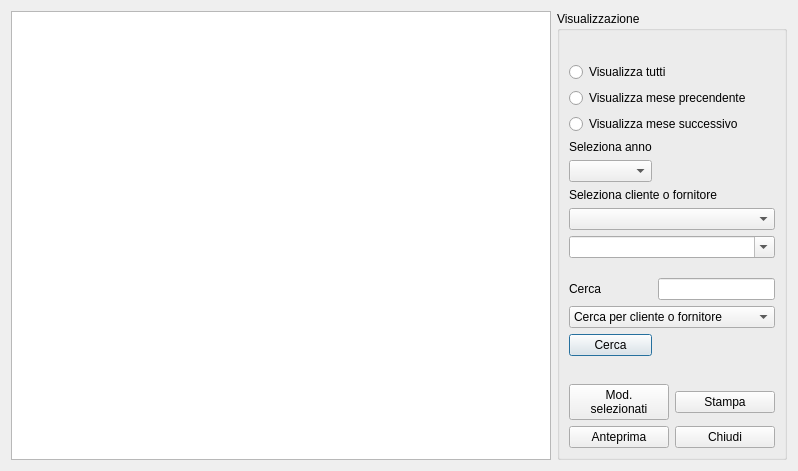
<?xml version="1.0" encoding="UTF-8"?>
<ui version="4.0">
 <class>distinta_riba</class>
 <widget class="QDialog" name="distinta_riba">
  <property name="geometry">
   <rect>
    <x>0</x>
    <y>0</y>
    <width>798</width>
    <height>471</height>
   </rect>
  </property>
  <property name="windowTitle">
   <string>Dialog</string>
  </property>
  <layout class="QGridLayout" name="gridLayout_4">
   <item row="0" column="1">
    <widget class="QGroupBox" name="groupBox_2">
     <property name="sizePolicy">
      <sizepolicy hsizetype="Fixed" vsizetype="Preferred">
       <horstretch>0</horstretch>
       <verstretch>0</verstretch>
      </sizepolicy>
     </property>
     <property name="minimumSize">
      <size>
       <width>230</width>
       <height>0</height>
      </size>
     </property>
     <property name="maximumSize">
      <size>
       <width>230</width>
       <height>16777215</height>
      </size>
     </property>
     <property name="sizeIncrement">
      <size>
       <width>230</width>
       <height>0</height>
      </size>
     </property>
     <property name="baseSize">
      <size>
       <width>230</width>
       <height>0</height>
      </size>
     </property>
     <property name="title">
      <string>Visualizzazione</string>
     </property>
     <layout class="QGridLayout" name="gridLayout_3">
      <item row="12" column="1">
       <widget class="QLineEdit" name="cerca_txt"/>
      </item>
      <item row="14" column="0">
       <widget class="QPushButton" name="find_txt">
        <property name="text">
         <string>Cerca</string>
        </property>
        <property name="icon">
         <iconset resource="../fabaria.qrc">
          <normaloff>:/images/edit-find.png</normaloff>:/images/edit-find.png</iconset>
        </property>
       </widget>
      </item>
      <item row="2" column="0" colspan="2">
       <widget class="QRadioButton" name="label_prec">
        <property name="text">
         <string>Visualizza mese precendente</string>
        </property>
       </widget>
      </item>
      <item row="6" column="0">
       <widget class="QComboBox" name="anno_sel"/>
      </item>
      <item row="4" column="0">
       <spacer name="verticalSpacer">
        <property name="orientation">
         <enum>Qt::Vertical</enum>
        </property>
        <property name="sizeHint" stdset="0">
         <size>
          <width>20</width>
          <height>10</height>
         </size>
        </property>
       </spacer>
      </item>
      <item row="7" column="0">
       <spacer name="verticalSpacer_2">
        <property name="orientation">
         <enum>Qt::Vertical</enum>
        </property>
        <property name="sizeHint" stdset="0">
         <size>
          <width>20</width>
          <height>11</height>
         </size>
        </property>
       </spacer>
      </item>
      <item row="3" column="0" colspan="2">
       <widget class="QRadioButton" name="label_succ">
        <property name="text">
         <string>Visualizza mese successivo</string>
        </property>
       </widget>
      </item>
      <item row="11" column="0">
       <spacer name="verticalSpacer_3">
        <property name="orientation">
         <enum>Qt::Vertical</enum>
        </property>
        <property name="sizeHint" stdset="0">
         <size>
          <width>20</width>
          <height>33</height>
         </size>
        </property>
       </spacer>
      </item>
      <item row="10" column="0" colspan="2">
       <widget class="QComboBox" name="cli_forn">
        <property name="editable">
         <bool>true</bool>
        </property>
       </widget>
      </item>
      <item row="13" column="0" colspan="2">
       <widget class="QComboBox" name="combo_find">
        <item>
         <property name="text">
          <string>Cerca per cliente o fornitore</string>
         </property>
        </item>
        <item>
         <property name="text">
          <string>Cerca per tipo documento</string>
         </property>
        </item>
       </widget>
      </item>
      <item row="5" column="0">
       <widget class="QLabel" name="sel_anno">
        <property name="text">
         <string>Seleziona anno</string>
        </property>
       </widget>
      </item>
      <item row="12" column="0">
       <widget class="QLabel" name="label_2">
        <property name="text">
         <string>Cerca</string>
        </property>
       </widget>
      </item>
      <item row="8" column="0" colspan="2">
       <widget class="QLabel" name="label">
        <property name="text">
         <string>Seleziona cliente o fornitore</string>
        </property>
       </widget>
      </item>
      <item row="6" column="1">
       <spacer name="horizontalSpacer_2">
        <property name="orientation">
         <enum>Qt::Horizontal</enum>
        </property>
        <property name="sizeHint" stdset="0">
         <size>
          <width>111</width>
          <height>20</height>
         </size>
        </property>
       </spacer>
      </item>
      <item row="16" column="0" colspan="2">
       <layout class="QGridLayout" name="gridLayout">
        <item row="1" column="3">
         <widget class="QPushButton" name="stampa">
          <property name="text">
           <string>Stampa</string>
          </property>
          <property name="icon">
           <iconset resource="../fabaria.qrc">
            <normaloff>:/images/document-print.png</normaloff>:/images/document-print.png</iconset>
          </property>
         </widget>
        </item>
        <item row="3" column="0">
         <widget class="QPushButton" name="ant_stampa">
          <property name="baseSize">
           <size>
            <width>0</width>
            <height>0</height>
           </size>
          </property>
          <property name="text">
           <string>Anteprima</string>
          </property>
          <property name="icon">
           <iconset resource="../fabaria.qrc">
            <normaloff>:/images/document-preview.png</normaloff>:/images/document-preview.png</iconset>
          </property>
         </widget>
        </item>
        <item row="3" column="3">
         <widget class="QPushButton" name="chiudi">
          <property name="sizePolicy">
           <sizepolicy hsizetype="Minimum" vsizetype="Fixed">
            <horstretch>0</horstretch>
            <verstretch>0</verstretch>
           </sizepolicy>
          </property>
          <property name="text">
           <string>Chiudi</string>
          </property>
          <property name="icon">
           <iconset resource="../../backup_restore_db/images.qrc">
            <normaloff>:/images/dialog-close.png</normaloff>:/images/dialog-close.png</iconset>
          </property>
         </widget>
        </item>
        <item row="1" column="0">
         <widget class="QPushButton" name="salda">
          <property name="sizePolicy">
           <sizepolicy hsizetype="Minimum" vsizetype="Fixed">
            <horstretch>0</horstretch>
            <verstretch>0</verstretch>
           </sizepolicy>
          </property>
          <property name="text">
           <string>Mod. 
selezionati</string>
          </property>
          <property name="icon">
           <iconset resource="../fabaria.qrc">
            <normaloff>:/images/cash2.png</normaloff>:/images/cash2.png</iconset>
          </property>
          <property name="iconSize">
           <size>
            <width>28</width>
            <height>28</height>
           </size>
          </property>
         </widget>
        </item>
       </layout>
      </item>
      <item row="0" column="0">
       <spacer name="verticalSpacer_4">
        <property name="orientation">
         <enum>Qt::Vertical</enum>
        </property>
        <property name="sizeHint" stdset="0">
         <size>
          <width>20</width>
          <height>40</height>
         </size>
        </property>
       </spacer>
      </item>
      <item row="15" column="0">
       <spacer name="verticalSpacer_5">
        <property name="orientation">
         <enum>Qt::Vertical</enum>
        </property>
        <property name="sizeHint" stdset="0">
         <size>
          <width>20</width>
          <height>40</height>
         </size>
        </property>
       </spacer>
      </item>
      <item row="9" column="0" colspan="2">
       <widget class="QComboBox" name="sel_cli_forn"/>
      </item>
      <item row="1" column="0" colspan="2">
       <widget class="QRadioButton" name="vis_tutti">
        <property name="text">
         <string>Visualizza tutti</string>
        </property>
       </widget>
      </item>
     </layout>
    </widget>
   </item>
   <item row="0" column="0">
    <widget class="QTableView" name="tableView">
     <attribute name="verticalHeaderDefaultSectionSize">
      <number>15</number>
     </attribute>
    </widget>
   </item>
  </layout>
 </widget>
 <tabstops>
  <tabstop>vis_tutti</tabstop>
  <tabstop>label_prec</tabstop>
  <tabstop>label_succ</tabstop>
  <tabstop>anno_sel</tabstop>
  <tabstop>sel_cli_forn</tabstop>
  <tabstop>cli_forn</tabstop>
  <tabstop>cerca_txt</tabstop>
  <tabstop>combo_find</tabstop>
  <tabstop>find_txt</tabstop>
  <tabstop>salda</tabstop>
  <tabstop>stampa</tabstop>
  <tabstop>ant_stampa</tabstop>
  <tabstop>chiudi</tabstop>
  <tabstop>tableView</tabstop>
 </tabstops>
 <resources>
  <include location="../../backup_restore_db/images.qrc"/>
  <include location="../fabaria.qrc"/>
 </resources>
 <connections/>
</ui>
